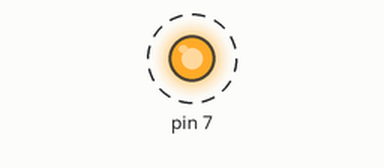
This program was run on a simulated Raspberry Pi (header pin numbers). Parts: output pins drawn as LEDs (lit = HIGH). Dashed ring = blinking.

Above: at 0.5 s.
Timing chart, 0 to 4.6 s (numbered marks = the images above):
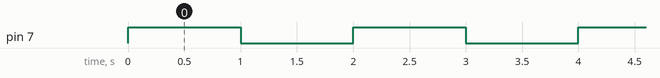

The program:

blink_led.py
```python
import RPi.GPIO as GPIO

import time

GPIO.setmode(GPIO.BOARD)
GPIO.setup(7, GPIO.OUT) #pin en modo de salida

while True:
    GPIO.output(7, True) #encendido
    time.sleep(1)
    GPIO.output(7, False) #apagado
    time.sleep(1)
```

Measured:
- by itself, pin 7: alternates HIGH for 1.0 s and LOW for 1.0 s
